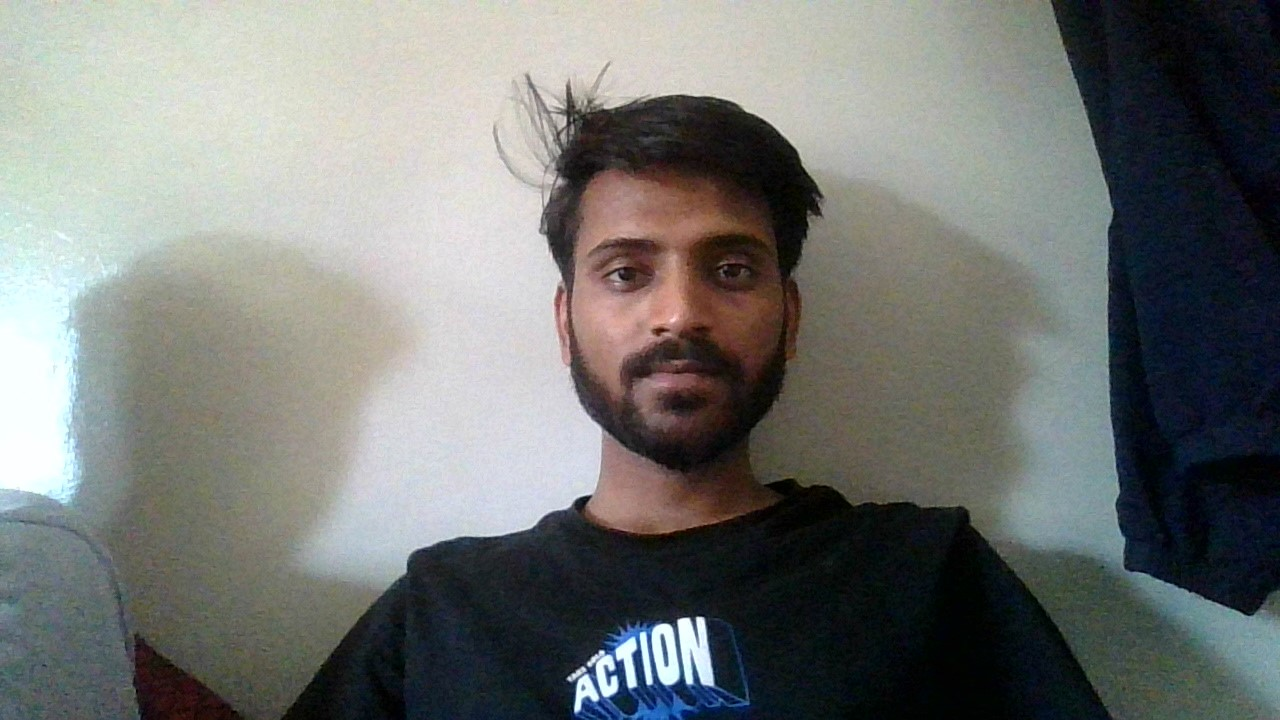
#> input picture face_detection_crowd/data/sample_images/crowd1.jpg, 1280 x 720 px
$ python main.py --image data/sample_images/crowd1.jpg
#> lines starting #> are read from the running program, lines starting #| are printed output that depends on the picture
### face_detection_crowd/src/image_utils.py
import cv2
import numpy as np
import os

def load_image(image_path):
    """
    Load an image from file.

    Args:
        image_path (str): Path to the image file.

    Returns:
        numpy.ndarray: Loaded image.
    """
    if not os.path.exists(image_path):
        raise FileNotFoundError(f"Image file not found: {image_path}")

    image = cv2.imread(image_path)
    if image is None:
        raise ValueError(f"Failed to load image: {image_path}")

    return image

def resize_image(image, width=None, height=None, max_dimension=None):
    """
    Resize an image while maintaining aspect ratio.

    Args:
        image (numpy.ndarray): Input image.
        width (int, optional): Target width.
        height (int, optional): Target height.
        max_dimension (int, optional): Maximum dimension (width or height).

    Returns:
        numpy.ndarray: Resized image.
    """
    h, w = image.shape[:2]

    if max_dimension is not None:
        if w > h:
            width = max_dimension
            height = None
        else:
            width = None
            height = max_dimension

    if width is None and height is None:
        return image

    if width is None:
        aspect_ratio = height / float(h)
        new_width = int(w * aspect_ratio)
        new_height = height
    elif height is None:
        aspect_ratio = width / float(w)
        new_width = width
        new_height = int(h * aspect_ratio)
    else:
        new_width = width
        new_height = height

    resized = cv2.resize(image, (new_width, new_height), interpolation=cv2.INTER_AREA)
    return resized

### face_detection_crowd/src/face_detector.py
import cv2
import numpy as np
import os

class FaceDetector:
    """
    A class to detect faces in images using various methods.
    """
    def __init__(self, model_path=None, method="haar", min_confidence=0.5):
        """
        Initialize the face detector.

        Args:
            model_path (str): Path to the model file.
            method (str): Detection method ('haar', 'dnn', or 'hog').
            min_confidence (float): Minimum confidence threshold for detection.
        """
        self.method = method
        self.min_confidence = min_confidence

        if model_path is None:
            # Use default model paths based on method
            if method == "haar":
                model_path = cv2.data.haarcascades + "haarcascade_frontalface_default.xml"
            elif method == "dnn":
                # For DNN-based model, we'd use a caffe model
                print("DNN model requires downloading external files. Defaulting to Haar Cascade.")
                self.method = "haar"
                model_path = cv2.data.haarcascades + "haarcascade_frontalface_default.xml"

        if self.method == "haar":
            self.face_cascade = cv2.CascadeClassifier(model_path)
            if self.face_cascade.empty():
                raise ValueError(f"Error loading Haar Cascade model from {model_path}")
        elif self.method == "dnn":
            # DNN implementation would go here
            pass
        elif self.method == "hog":
            # We would use dlib's HOG-based detector here
            # This requires dlib, which we're not using in this basic implementation
            pass
        else:
            raise ValueError(f"Unsupported detection method: {method}")

    def detect_faces(self, image):
        """
        Detect faces in an image.

        Args:
            image (numpy.ndarray): Input image.

        Returns:
            list: List of (x, y, w, h) tuples representing face bounding boxes.
        """
        if self.method == "haar":
            # Convert to grayscale for Haar Cascade
            gray = cv2.cvtColor(image, cv2.COLOR_BGR2GRAY)

            # Detect faces
            faces = self.face_cascade.detectMultiScale(
                gray,
                scaleFactor=1.1,
                minNeighbors=5,
                minSize=(30, 30),
                flags=cv2.CASCADE_SCALE_IMAGE
            )

            return faces

        # Placeholder for other methods
        return []

    # [12 lines left out: function get_face_count, not called in this run]

### face_detection_crowd/src/visualization.py
import cv2
import numpy as np
import matplotlib.pyplot as plt
import random

def draw_faces(image, faces, color=(0, 255, 0), thickness=2):
    """
    Draw bounding boxes around detected faces.

    Args:
        image (numpy.ndarray): Input image.
        faces (list): List of (x, y, w, h) tuples representing face bounding boxes.
        color (tuple): BGR color for the bounding boxes.
        thickness (int): Line thickness.

    Returns:
        numpy.ndarray: Image with drawn bounding boxes.
    """
    img_copy = image.copy()

    for (x, y, w, h) in faces:
        cv2.rectangle(img_copy, (x, y), (x + w, y + h), color, thickness)

    return img_copy

# [61 lines left out: functions draw_advanced_faces, display_image, not called in this run]

### face_detection_crowd/main.py
import argparse
import cv2
import os
import time
from src.face_detector import FaceDetector
from src.image_utils import load_image, resize_image
from src.visualization import draw_faces, draw_advanced_faces, display_image

def main():
    """
    Main function to run face detection on an image.
    """
    # Parse command line arguments
    parser = argparse.ArgumentParser(description='Face Detection in Crowds')
    parser.add_argument('--image', type=str, required=True, help='Path to input image')
    parser.add_argument('--method', type=str, default='haar',
                        choices=['haar', 'dnn', 'hog'], help='Face detection method')
    parser.add_argument('--output', type=str, help='Path to save output image')
    parser.add_argument('--visualize', action='store_true', help='Display visualization')
    parser.add_argument('--advanced', action='store_true', help='Use advanced visualization')
    parser.add_argument('--blur', action='store_true', help='Blur detected faces for privacy')

    args = parser.parse_args()

    # Initialize face detector
    detector = FaceDetector(method=args.method)

    # Load and resize image
    image = load_image(args.image)
#> in load_image, image is the input picture: shape (720, 1280, 3); mean B, G, R 115.8, 118.4, 116.1
    resized_image = resize_image(image, max_dimension=1200)

    # Detect faces
    start_time = time.time()
    faces = detector.detect_faces(resized_image)
#> in detect_faces, `gray = cv2.cvtColor(image, cv2.COLOR_BGR2GRAY)`:
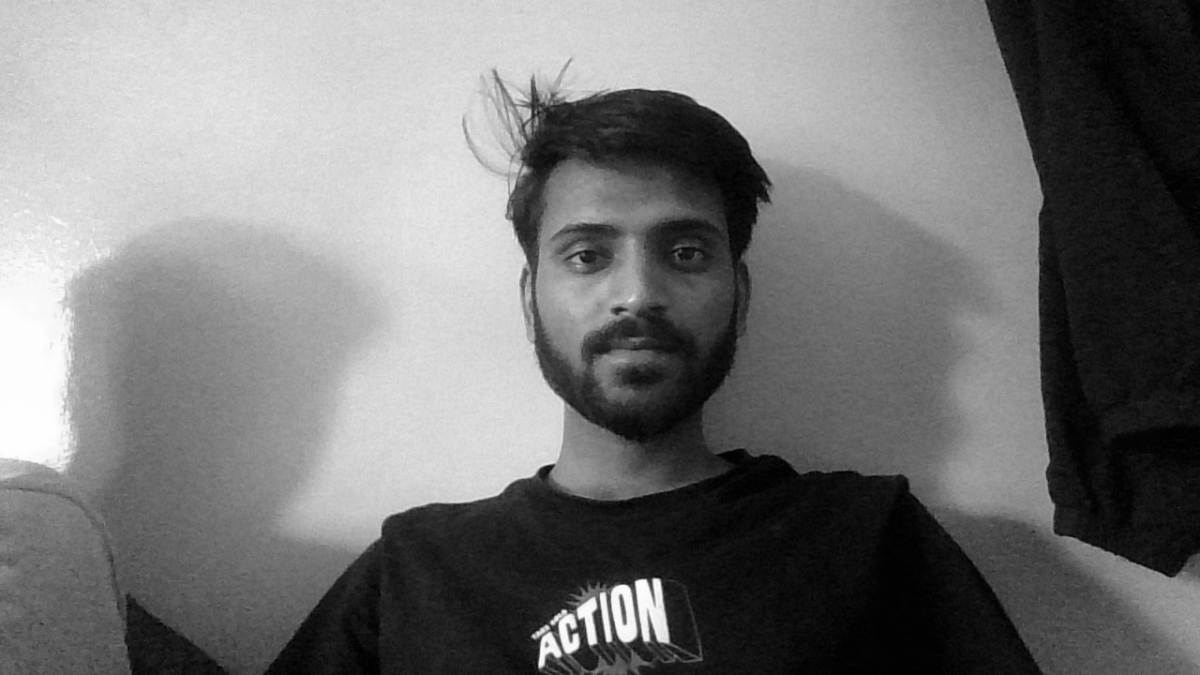
#> gray: shape (675, 1200); min 0, max 255, mean 117.4
#> in detect_faces, `faces = self.face_cascade.detectMultiScale( gray, scaleFactor=1.1, min..`: faces = [[500, 145, 276, 276]]
#> faces = [[500, 145, 276, 276]]
    end_time = time.time()

    # Print results
    print(f"Detected {len(faces)} faces in {end_time - start_time:.2f} seconds")
#| Detected 1 faces in 0.27 seconds

    # Visualize results
    if args.advanced:
        result_image = draw_advanced_faces(resized_image, faces, blur_faces=args.blur)
    else:
        result_image = draw_faces(resized_image, faces)
#> the loop in draw_faces, `for (x, y, w, h) in faces:` made 1 pass
#> after the loop in draw_faces, `for (x, y, w, h) in faces:`:
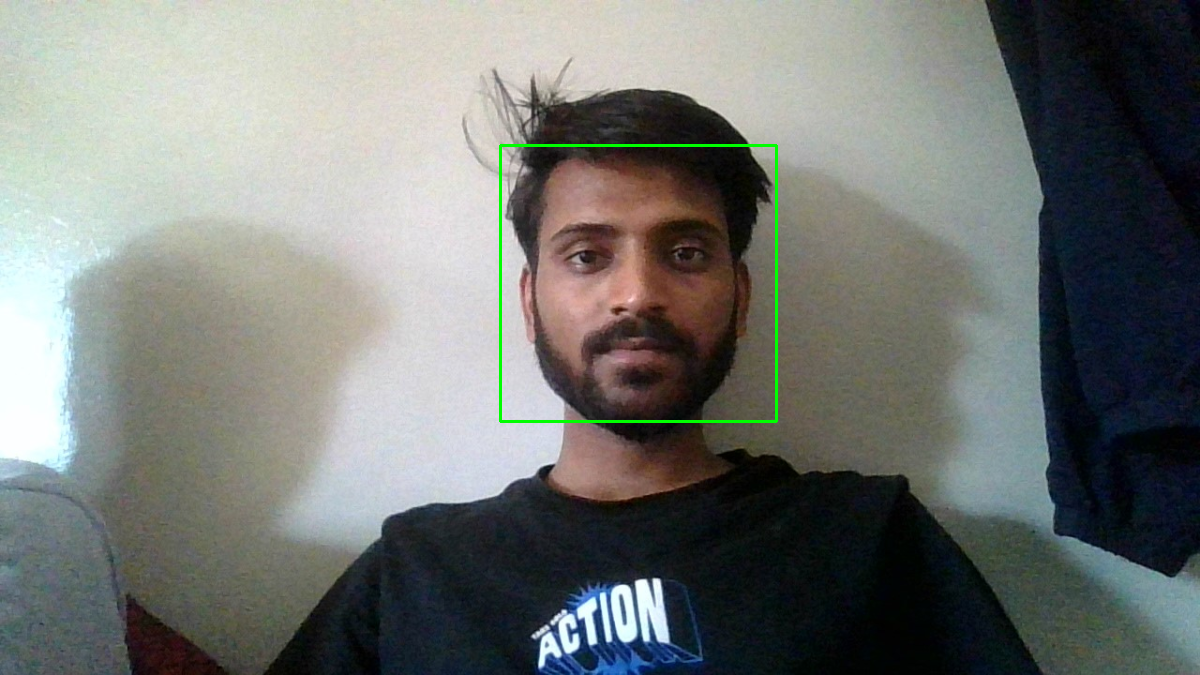
#> img_copy: shape (675, 1200, 3); mean B, G, R 115.3, 118.9, 115.6

    # Save output if requested
    if args.output:
        output_dir = os.path.dirname(args.output)
        if output_dir and not os.path.exists(output_dir):
            os.makedirs(output_dir)
        cv2.imwrite(args.output, result_image)
        print(f"Output saved to {args.output}")

    # Display image if requested
    if args.visualize:
        display_image(result_image, f"{len(faces)} faces detected")

if __name__ == "__main__":
    main()

$ run again, on face_detection_crowd/data/sample_images/crowd3.jpg
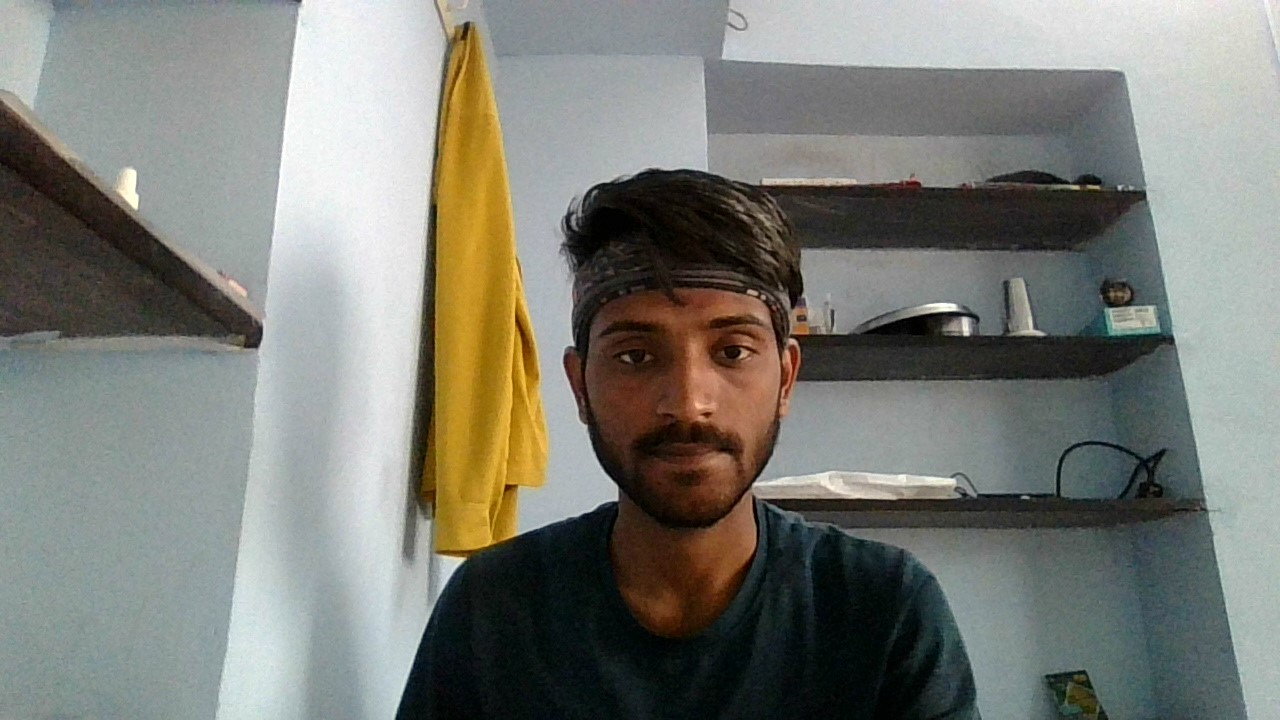
#> input picture face_detection_crowd/data/sample_images/crowd3.jpg, 1280 x 720 px
#> in load_image, image is the input picture: shape (720, 1280, 3); mean B, G, R 118.3, 125.3, 124.2
#> in detect_faces, `gray = cv2.cvtColor(image, cv2.COLOR_BGR2GRAY)`:
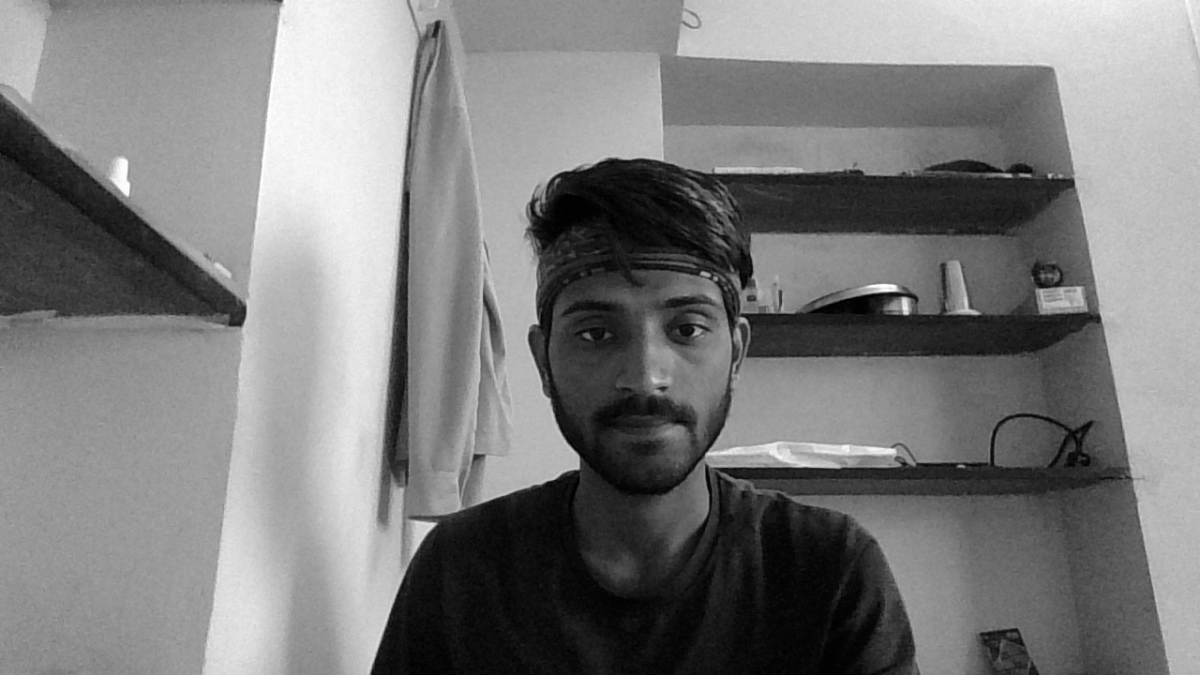
#> gray: shape (675, 1200); min 0, max 255, mean 124.2
#> in detect_faces, `faces = self.face_cascade.detectMultiScale( gray, scaleFactor=1.1, min..`: faces = [[527, 240, 236, 236]]
#| Detected 1 faces in 0.45 seconds
#> the loop in draw_faces, `for (x, y, w, h) in faces:` made 1 pass
#> after the loop in draw_faces, `for (x, y, w, h) in faces:`:
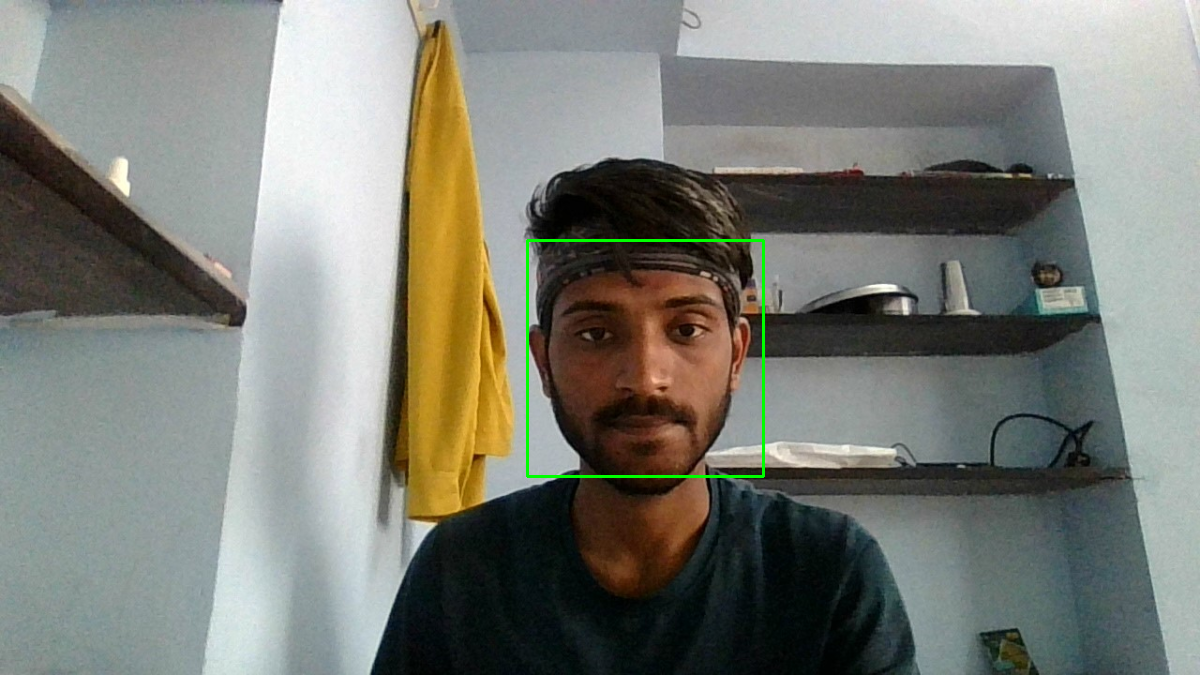
#> img_copy: shape (675, 1200, 3); mean B, G, R 117.9, 125.9, 123.9
